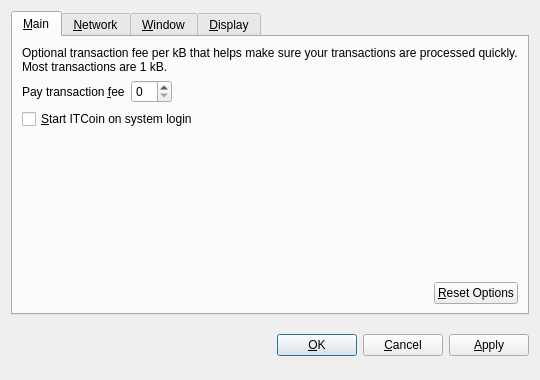
<?xml version="1.0" encoding="UTF-8"?>
<ui version="4.0">
 <class>OptionsDialog</class>
 <widget class="QDialog" name="OptionsDialog">
  <property name="geometry">
   <rect>
    <x>0</x>
    <y>0</y>
    <width>540</width>
    <height>380</height>
   </rect>
  </property>
  <property name="windowTitle">
   <string>Options</string>
  </property>
  <property name="modal">
   <bool>true</bool>
  </property>
  <layout class="QVBoxLayout" name="verticalLayout">
   <item>
    <widget class="QTabWidget" name="tabWidget">
     <property name="tabPosition">
      <enum>QTabWidget::North</enum>
     </property>
     <property name="currentIndex">
      <number>0</number>
     </property>
     <widget class="QWidget" name="tabMain">
      <attribute name="title">
       <string>&amp;Main</string>
      </attribute>
      <layout class="QVBoxLayout" name="verticalLayout_Main">
       <item>
        <widget class="QLabel" name="transactionFeeInfoLabel">
         <property name="text">
          <string>Optional transaction fee per kB that helps make sure your transactions are processed quickly. Most transactions are 1 kB.</string>
         </property>
         <property name="textFormat">
          <enum>Qt::PlainText</enum>
         </property>
         <property name="wordWrap">
          <bool>true</bool>
         </property>
        </widget>
       </item>
       <item>
        <layout class="QHBoxLayout" name="horizontalLayout_1_Main">
         <item>
          <widget class="QLabel" name="transactionFeeLabel">
           <property name="text">
            <string>Pay transaction &amp;fee</string>
           </property>
           <property name="textFormat">
            <enum>Qt::PlainText</enum>
           </property>
           <property name="buddy">
            <cstring>transactionFee</cstring>
           </property>
          </widget>
         </item>
         <item>
          <widget class="BitcoinAmountField" name="transactionFee"/>
         </item>
         <item>
          <spacer name="horizontalSpacer_1_Main">
           <property name="orientation">
            <enum>Qt::Horizontal</enum>
           </property>
           <property name="sizeHint" stdset="0">
            <size>
             <width>40</width>
             <height>20</height>
            </size>
           </property>
          </spacer>
         </item>
        </layout>
       </item>
       <item>
        <widget class="QCheckBox" name="bitcoinAtStartup">
         <property name="toolTip">
          <string>Automatically start ITCoin after logging in to the system.</string>
         </property>
         <property name="text">
          <string>&amp;Start ITCoin on system login</string>
         </property>
        </widget>
       </item>
       <item>
        <spacer name="verticalSpacer_Main">
         <property name="orientation">
          <enum>Qt::Vertical</enum>
         </property>
         <property name="sizeHint" stdset="0">
          <size>
           <width>20</width>
           <height>40</height>
          </size>
         </property>
        </spacer>
       </item>
       <item>
        <layout class="QHBoxLayout" name="horizontalLayout_2_Main">
         <item>
          <spacer name="horizontalSpacer_2_Main">
           <property name="orientation">
            <enum>Qt::Horizontal</enum>
           </property>
           <property name="sizeHint" stdset="0">
            <size>
             <width>40</width>
             <height>20</height>
            </size>
           </property>
          </spacer>
         </item>
         <item>
          <widget class="QPushButton" name="resetButton">
           <property name="toolTip">
            <string>Reset all client options to default.</string>
           </property>
           <property name="text">
            <string>&amp;Reset Options</string>
           </property>
           <property name="autoDefault">
            <bool>false</bool>
           </property>
          </widget>
         </item>
        </layout>
       </item>
      </layout>
     </widget>
     <widget class="QWidget" name="tabNetwork">
      <attribute name="title">
       <string>&amp;Network</string>
      </attribute>
      <layout class="QVBoxLayout" name="verticalLayout_Network">
       <item>
        <widget class="QCheckBox" name="mapPortUpnp">
         <property name="toolTip">
          <string>Automatically open the ITCoin client port on the router. This only works when your router supports UPnP and it is enabled.</string>
         </property>
         <property name="text">
          <string>Map port using &amp;UPnP</string>
         </property>
        </widget>
       </item>
       <item>
        <widget class="QCheckBox" name="connectSocks">
         <property name="toolTip">
          <string>Connect to the ITCoin network through a SOCKS proxy (e.g. when connecting through Tor).</string>
         </property>
         <property name="text">
          <string>&amp;Connect through SOCKS proxy:</string>
         </property>
        </widget>
       </item>
       <item>
        <layout class="QHBoxLayout" name="horizontalLayout_Network">
         <item>
          <widget class="QLabel" name="proxyIpLabel">
           <property name="text">
            <string>Proxy &amp;IP:</string>
           </property>
           <property name="textFormat">
            <enum>Qt::PlainText</enum>
           </property>
           <property name="buddy">
            <cstring>proxyIp</cstring>
           </property>
          </widget>
         </item>
         <item>
          <widget class="QValidatedLineEdit" name="proxyIp">
           <property name="maximumSize">
            <size>
             <width>140</width>
             <height>16777215</height>
            </size>
           </property>
           <property name="toolTip">
            <string>IP address of the proxy (e.g. 127.0.0.1)</string>
           </property>
          </widget>
         </item>
         <item>
          <widget class="QLabel" name="proxyPortLabel">
           <property name="text">
            <string>&amp;Port:</string>
           </property>
           <property name="textFormat">
            <enum>Qt::PlainText</enum>
           </property>
           <property name="buddy">
            <cstring>proxyPort</cstring>
           </property>
          </widget>
         </item>
         <item>
          <widget class="QLineEdit" name="proxyPort">
           <property name="maximumSize">
            <size>
             <width>55</width>
             <height>16777215</height>
            </size>
           </property>
           <property name="toolTip">
            <string>Port of the proxy (e.g. 9050)</string>
           </property>
          </widget>
         </item>
         <item>
          <widget class="QLabel" name="socksVersionLabel">
           <property name="text">
            <string>SOCKS &amp;Version:</string>
           </property>
           <property name="textFormat">
            <enum>Qt::PlainText</enum>
           </property>
           <property name="buddy">
            <cstring>socksVersion</cstring>
           </property>
          </widget>
         </item>
         <item>
          <widget class="QValueComboBox" name="socksVersion">
           <property name="toolTip">
            <string>SOCKS version of the proxy (e.g. 5)</string>
           </property>
          </widget>
         </item>
         <item>
          <spacer name="horizontalSpacer_Network">
           <property name="orientation">
            <enum>Qt::Horizontal</enum>
           </property>
           <property name="sizeHint" stdset="0">
            <size>
             <width>40</width>
             <height>20</height>
            </size>
           </property>
          </spacer>
         </item>
        </layout>
       </item>
       <item>
        <spacer name="verticalSpacer_Network">
         <property name="orientation">
          <enum>Qt::Vertical</enum>
         </property>
         <property name="sizeHint" stdset="0">
          <size>
           <width>20</width>
           <height>40</height>
          </size>
         </property>
        </spacer>
       </item>
      </layout>
     </widget>
     <widget class="QWidget" name="tabWindow">
      <attribute name="title">
       <string>&amp;Window</string>
      </attribute>
      <layout class="QVBoxLayout" name="verticalLayout_Window">
       <item>
        <widget class="QCheckBox" name="minimizeToTray">
         <property name="toolTip">
          <string>Show only a tray icon after minimizing the window.</string>
         </property>
         <property name="text">
          <string>&amp;Minimize to the tray instead of the taskbar</string>
         </property>
        </widget>
       </item>
       <item>
        <widget class="QCheckBox" name="minimizeOnClose">
         <property name="toolTip">
          <string>Minimize instead of exit the application when the window is closed. When this option is enabled, the application will be closed only after selecting Quit in the menu.</string>
         </property>
         <property name="text">
          <string>M&amp;inimize on close</string>
         </property>
        </widget>
       </item>
       <item>
        <spacer name="verticalSpacer_Window">
         <property name="orientation">
          <enum>Qt::Vertical</enum>
         </property>
         <property name="sizeHint" stdset="0">
          <size>
           <width>20</width>
           <height>40</height>
          </size>
         </property>
        </spacer>
       </item>
      </layout>
     </widget>
     <widget class="QWidget" name="tabDisplay">
      <attribute name="title">
       <string>&amp;Display</string>
      </attribute>
      <layout class="QVBoxLayout" name="verticalLayout_Display">
       <item>
        <layout class="QHBoxLayout" name="horizontalLayout_1_Display">
         <item>
          <widget class="QLabel" name="langLabel">
           <property name="text">
            <string>User Interface &amp;language:</string>
           </property>
           <property name="textFormat">
            <enum>Qt::PlainText</enum>
           </property>
           <property name="buddy">
            <cstring>lang</cstring>
           </property>
          </widget>
         </item>
         <item>
          <widget class="QValueComboBox" name="lang">
           <property name="toolTip">
            <string>The user interface language can be set here. This setting will take effect after restarting ITCoin.</string>
           </property>
          </widget>
         </item>
        </layout>
       </item>
       <item>
        <layout class="QHBoxLayout" name="horizontalLayout_2_Display">
         <item>
          <widget class="QLabel" name="unitLabel">
           <property name="text">
            <string>&amp;Unit to show amounts in:</string>
           </property>
           <property name="textFormat">
            <enum>Qt::PlainText</enum>
           </property>
           <property name="buddy">
            <cstring>unit</cstring>
           </property>
          </widget>
         </item>
         <item>
          <widget class="QValueComboBox" name="unit">
           <property name="toolTip">
            <string>Choose the default subdivision unit to show in the interface and when sending coins.</string>
           </property>
          </widget>
         </item>
        </layout>
       </item>
       <item>
        <widget class="QCheckBox" name="displayAddresses">
         <property name="toolTip">
          <string>Whether to show ITCoin addresses in the transaction list or not.</string>
         </property>
         <property name="text">
          <string>&amp;Display addresses in transaction list</string>
         </property>
        </widget>
       </item>
       <item>
        <widget class="QCheckBox" name="coinControlFeatures">
         <property name="toolTip">
          <string>Whether to show coin control features or not.</string>
         </property>
         <property name="text">
          <string>Display coin &amp;control features (experts only!)</string>
         </property>
        </widget>
       </item>
       <item>
        <spacer name="verticalSpacer_Display">
         <property name="orientation">
          <enum>Qt::Vertical</enum>
         </property>
         <property name="sizeHint" stdset="0">
          <size>
           <width>20</width>
           <height>40</height>
          </size>
         </property>
        </spacer>
       </item>
      </layout>
     </widget>
    </widget>
   </item>
   <item>
    <layout class="QHBoxLayout" name="horizontalLayout_Buttons">
     <item>
      <spacer name="horizontalSpacer_1">
       <property name="orientation">
        <enum>Qt::Horizontal</enum>
       </property>
       <property name="sizeHint" stdset="0">
        <size>
         <width>40</width>
         <height>48</height>
        </size>
       </property>
      </spacer>
     </item>
     <item>
      <widget class="QLabel" name="statusLabel">
       <property name="font">
        <font>
         <weight>75</weight>
         <bold>true</bold>
        </font>
       </property>
       <property name="text">
        <string/>
       </property>
       <property name="textFormat">
        <enum>Qt::PlainText</enum>
       </property>
       <property name="wordWrap">
        <bool>true</bool>
       </property>
      </widget>
     </item>
     <item>
      <spacer name="horizontalSpacer_2">
       <property name="orientation">
        <enum>Qt::Horizontal</enum>
       </property>
       <property name="sizeHint" stdset="0">
        <size>
         <width>40</width>
         <height>48</height>
        </size>
       </property>
      </spacer>
     </item>
     <item>
      <widget class="QPushButton" name="okButton">
       <property name="text">
        <string>&amp;OK</string>
       </property>
      </widget>
     </item>
     <item>
      <widget class="QPushButton" name="cancelButton">
       <property name="text">
        <string>&amp;Cancel</string>
       </property>
       <property name="autoDefault">
        <bool>false</bool>
       </property>
      </widget>
     </item>
     <item>
      <widget class="QPushButton" name="applyButton">
       <property name="text">
        <string>&amp;Apply</string>
       </property>
       <property name="autoDefault">
        <bool>false</bool>
       </property>
      </widget>
     </item>
    </layout>
   </item>
  </layout>
 </widget>
 <customwidgets>
  <customwidget>
   <class>BitcoinAmountField</class>
   <extends>QSpinBox</extends>
   <header>bitcoinamountfield.h</header>
  </customwidget>
  <customwidget>
   <class>QValueComboBox</class>
   <extends>QComboBox</extends>
   <header>qvaluecombobox.h</header>
  </customwidget>
  <customwidget>
   <class>QValidatedLineEdit</class>
   <extends>QLineEdit</extends>
   <header>qvalidatedlineedit.h</header>
  </customwidget>
 </customwidgets>
 <resources/>
 <connections/>
</ui>
